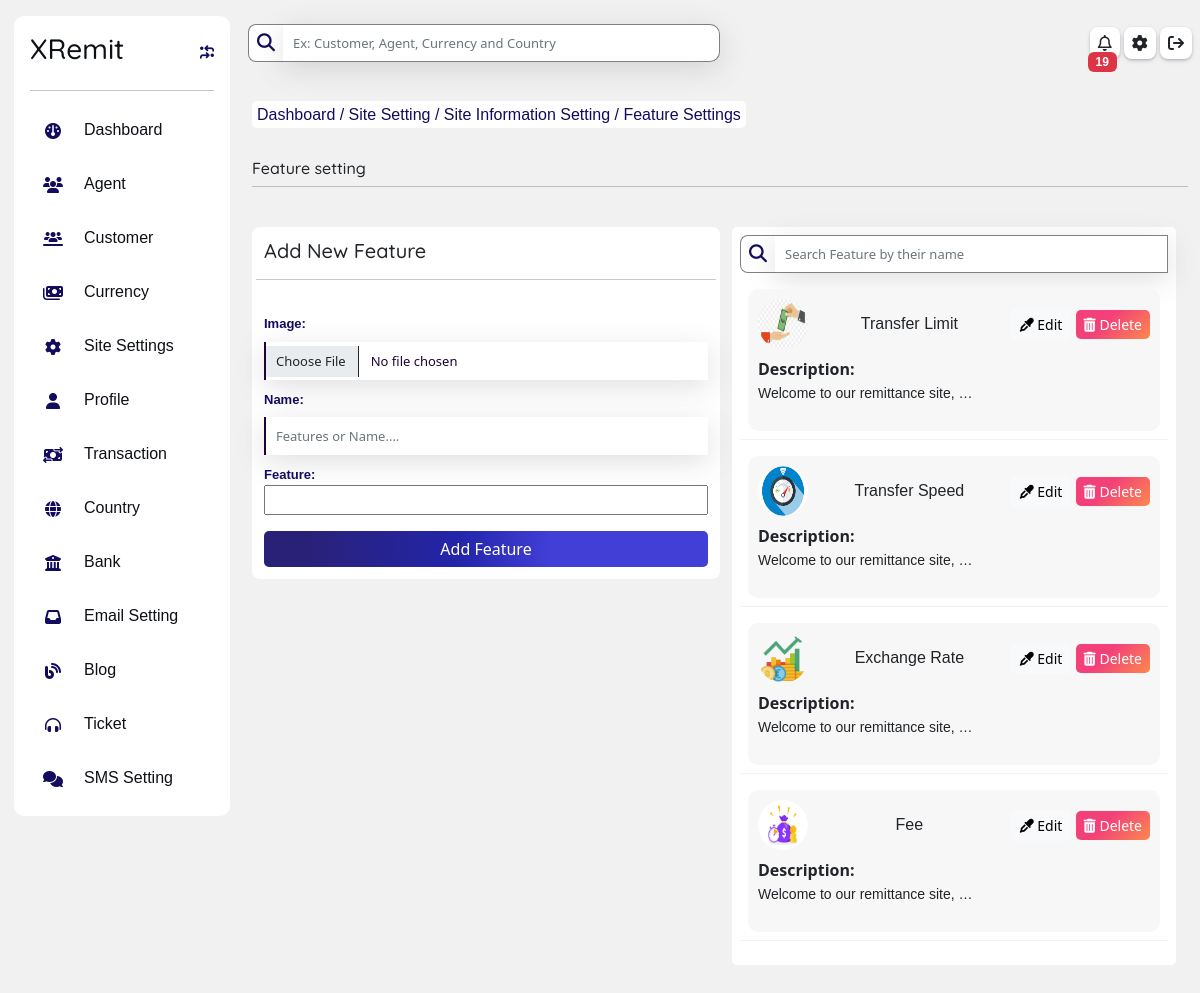
The page /owner/owner-features on the database its author committed.
### remit/homepage/models.py (models this page shows, shortened)
class Feature(models.Model):
    image = models.ImageField(upload_to ="features_image/", blank = True, null = True)
    name = models.CharField(max_length=200)
    feature = RichTextUploadingField()

### remit/owner/views.py (the view, shortened to what this page needs)
# urls.py: path('owner-features', views.AddFeature.as_view(), name="addFeature"),
class AddFeature(View):
    template_name = "owner/siteSetting/addFeature.html"
    def get(self, request, *args, **kwargs ):
        form = FeatureForm()
        blog = Feature.objects.all().order_by('-id')
        dist = {
            'form':form,
            'blog':blog,
            'button':'Add Features',
        }
        noti = notification(request)
        dist.update(noti)
        return render(request, self.template_name, dist)

### remit/owner/forms.py
class FeatureForm(forms.ModelForm):
    class Meta:
        model = Feature
        fields = ('__all__')
        widgets= {
            'image':forms.FileInput(attrs={'accept':"image/*", 'class':'form-control mt-2'}),
            'name':forms.TextInput(attrs={'class':'form-control mt-2', 'placeholder':'Features or Name....'}),
            'feature':CKEditorUploadingWidget(attrs={'class':'form-control mt-2', 'placeholder':'Features of the company'}),
        }

### remit/homepage/models.py (called while the page is built)
    def __str__(self):
        return self.name

### remit/owner/views.py (called while the page is built)
def notification(request):
    noti = AdminNotification.objects.filter(seen= False).order_by('-id')
    count = noti.filter(seen= False).count()
    try:
       navbarstatus= request.session['navbar']
    except:
        navbarstatus= 'big'
    li = {
        'noti':noti,
        'noti_count':count,
        'navbarstatus':navbarstatus
    }
    return li

### remit/template/owner/siteSetting/addFeature.html (shortened to what this page needs)
{% extends 'owner/dashboard.html' %}
{% load static %}
{% block inside %}
<div class="row p-0 m-0 mt-3">
    <div class="mt-3 mb-3">
      <span class="breadcum">
        <a href="{%url 'owner:dashboard'%}">
            Dashboard
        </a>/
        <a href="{%url 'owner:site'%}">
            Site Setting
        </a>/
        <a href="{%url 'owner:siteInfo'%}">
            Site Information Setting
        </a>/
        Feature Settings
      </span>
    </div>
    <div class="row m-0  mt-3">
        <h6 class="p-0">
            Feature setting
        </h6>
        <hr>
        <div class="row p-0 m-0 mt-3">
            <div class="col-lg-6 col-12 m-0 p-0 mt-2">
                <div id="login-card" class="p-1">
                    <h5 class=" m-2">Add New Feature</h5>
                    <hr>
                    <form action="" method="post" enctype="multipart/form-data">
                        <div class="row p-0 m-0 p-2">
                            {{form}}
                            <button class="btn btn-primary mt-3" type="submit">
                                Add Feature
                            </button>
                        </div>
                    </form>
                </div>
            </div>
            <div class="col-lg-6 col-12 mt-2">
                <div class="card p-2">
                    <div class=" login-flex d-flex my-auto" style="width: 100%;">
                        <i class="fa fa-magnifying-glass my-auto p-2"></i>
                        <input type="text" name="search"  id="search" onkeyup="SearchName()" class="form-control"  placeholder="Search Feature by their name" required id="">
                       </div>
                    <table class="table border-1" id="myTable">
                        <tbody>
                            {% for i in blog  %}
                            <tr>
                                <td>
                                    <div class="item-list-div mt-2 p-1">
                                        <div class="d-flex justify-content-between">
                                            {% if i.image %}
                                            <img class="my-auto" src="{{i.image.url}}" alt="" style="height: 50px; width: 50px; border-radius: 50%;">
                                            {%else%}
                                                <i class="fa fa-f my-auto" style="font-size: 30px;">
                                                </i>
                                            {% endif %}
                                            <p class="m-0 my-auto">
                                                {{i.name}}
                                            </p>
                                            <div class="my-auto">
                                                <a href="{%url 'owner:updateFeature' i.id%}">
                                                    <button class="btn btn-sm btn-light" >
                                                        <i class="fa fa-eye-dropper"></i>
                                                        Edit
                                                    </button>
                                                </a>
                                                <button class="btn btn-sm btn-danger" data-bs-toggle="modal" data-bs-target="#exampleModal{{i.id}}">
                                                    <i class="fa fa-trash-alt"></i>
                                                    Delete
                                                </button>
                                            </div>
                                        </div>
                                        <div class="mt-2">
                                            <b>
                                                Description:
                                            </b>
                                            <small>
                                                {{i.feature|truncatewords:5|safe}}
                                            </small>
                                        </div>
                                    </div>
                                </td>
                            </tr>
                            {% endfor %}
                        </tbody>
                    </table>
                </div>
            </div>
        </div>
    </div>
</div>
{% endblock inside %}

### remit/static/css/style.css (style rules this page uses)
.btn-primary { background-image: linear-gradient(92.88deg, #292177 9.16%, #2325aa 43.89%, #423fd7 64.72%); border-radius: 5px; border-style: none; color: #FFFFFF; cursor: pointer; font-weight: 500; text-align: center; transition: all .5s; }
.btn-danger { align-items: center; background-image: linear-gradient(135deg, #f34079 40%, #fc894d); border: 0; border-radius: 5px; box-sizing: border-box; color: #fff; cursor: pointer; }
.form-control { color: rgb(31, 3, 54); font-size: 13px; border: none; border-left:2px solid rgb(31, 3, 54); height: 38px; background-color: white; box-shadow: rgba(100, 100, 111, 0.2) 0px 7px 29px 0px; padding: 10px; border-radius: 0px; }
.card { border-radius: 5px; border: none!important; }
h1, h2, h3, h4, h5, h6 { font-family: 'Quicksand', sans-serif; }
body { background-color: #f1f1f1; }
#login-card { background-color: rgb(255, 255, 255); border-radius: 8px; }
.login-flex i { background-color: white; font-size: 18px; height: 38px; border-left: 1px solid grey; border-top: 1px solid grey; border-bottom: 1px solid grey; color: #110c5e; border-top-left-radius: 8px; border-bottom-left-radius: 8px; box-shadow: rgb(rgb(1rgb(169, 169, 169)84, 184), rgb(141rgb(92, 92, 92)1, 141), #1e1780); }
.breadcum { padding: 5px; font-weight:300; background-color: rgb(255, 255, 255); color: #110c5e; border-radius: 5px; box-shadow: rgba(50, 50, 93, 0.25) 0px 50px 100px -20px, rgba(0, 0, 0, 0.3) 0px 30px 60px -30px; }
.item-list-div { background-color: #f7f7f7; padding: 10px!important; border-radius: 10px; }
#search { border: none; border-right: 1px solid grey; border-top: 1px solid grey; border-bottom: 1px solid grey; border-bottom-left-radius: 0px; border-top-left-radius: 0px; }
#myTable { outline: none!important; border-color: #f3f3f3; }
label { color: #110c5e; font-size: 13px; font-family:sans-serif; font-weight: bold; margin-top: 10px!important; }

### remit/template/owner/siteSetting/addFeature.html (style rules this page uses)
label { padding: 0px!important; }

### rows shown on the page
Feature: image (picture), name "Transfer Limit", feature "Welcome to our remittance site, …"
Feature: image (picture), name "Transfer Speed", feature "Welcome to our remittance site, …"
Feature: image (picture), name "Exchange Rate", feature "Welcome to our remittance site, …"
Feature: image (picture), name "Fee", feature "Welcome to our remittance site, …"

### other values the page prints
{{ noti_count }} "19"
